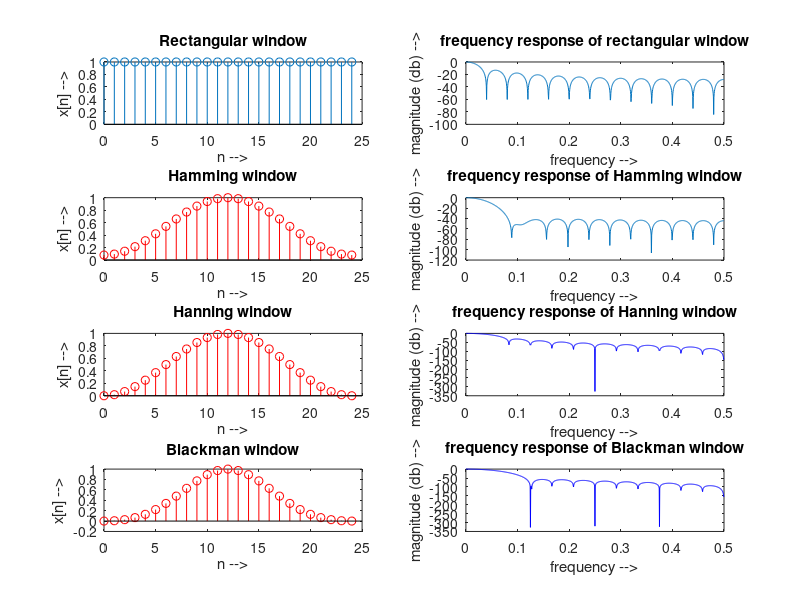

MATLAB code to generate this figure:
clc
clear all
m=25;
P=1024;
t=0:m-1;

rect=ones(1,m);
subplot(4,2,1)
stem(t,rect);
xlabel('n -->')
ylabel('x[n] -->')
title('Rectangular window')
[h,w]=freqz(rect,1,P);
wn=w/(2*pi);
hn=abs(h)/max(abs(h));
subplot(4,2,2)
plot(wn,20*log10(hn))
xlabel('frequency -->')
ylabel('magnitude (db) -->')
title('frequency response of rectangular window')


hamming=0.54-0.46*cos((2*pi*t)/(m-1));
subplot(4,2,3)
stem(t,hamming,'r');
xlabel('n -->')
ylabel('x[n] -->')
title('Hamming window')
[h,w]=freqz(hamming,1,P);
wn=w/(2*pi);
hn=abs(h)/max(abs(h));
subplot(4,2,4)
plot(wn,20*log10(hn))
xlabel('frequency -->')
ylabel('magnitude (db) -->')
title('frequency response of Hamming window')


hanning=(0.5)*(1-cos((2*pi*t)/(m-1)));
subplot(4,2,5)
stem(t,hanning,'r');
xlabel('n -->')
ylabel('x[n] -->')
title('Hanning window')
[h,w]=freqz(hanning,1,P);
wn=w/(2*pi);
hn=abs(h)/max(abs(h));
subplot(4,2,6)
plot(wn,20*log10(hn),'b')
xlabel('frequency -->')
ylabel('magnitude (db) -->')
title('frequency response of Hanning window')

blackman= 0.42 - (0.5)*(cos((2*pi*t)/(m-1))) + (0.08)*(cos((4*pi*t)/(m-1)));
subplot(4,2,7)
stem(t,blackman,'r');
xlabel('n -->')
ylabel('x[n] -->')
title('Blackman window')
[h,w]=freqz(blackman,1,P);
wn=w./(2*pi);
hn=abs(h)/max(abs(h));
subplot(4,2,8)
plot(wn,20*log10(hn),'b')
xlabel('frequency -->')
ylabel('magnitude (db) -->')
title('frequency response of Blackman window')
